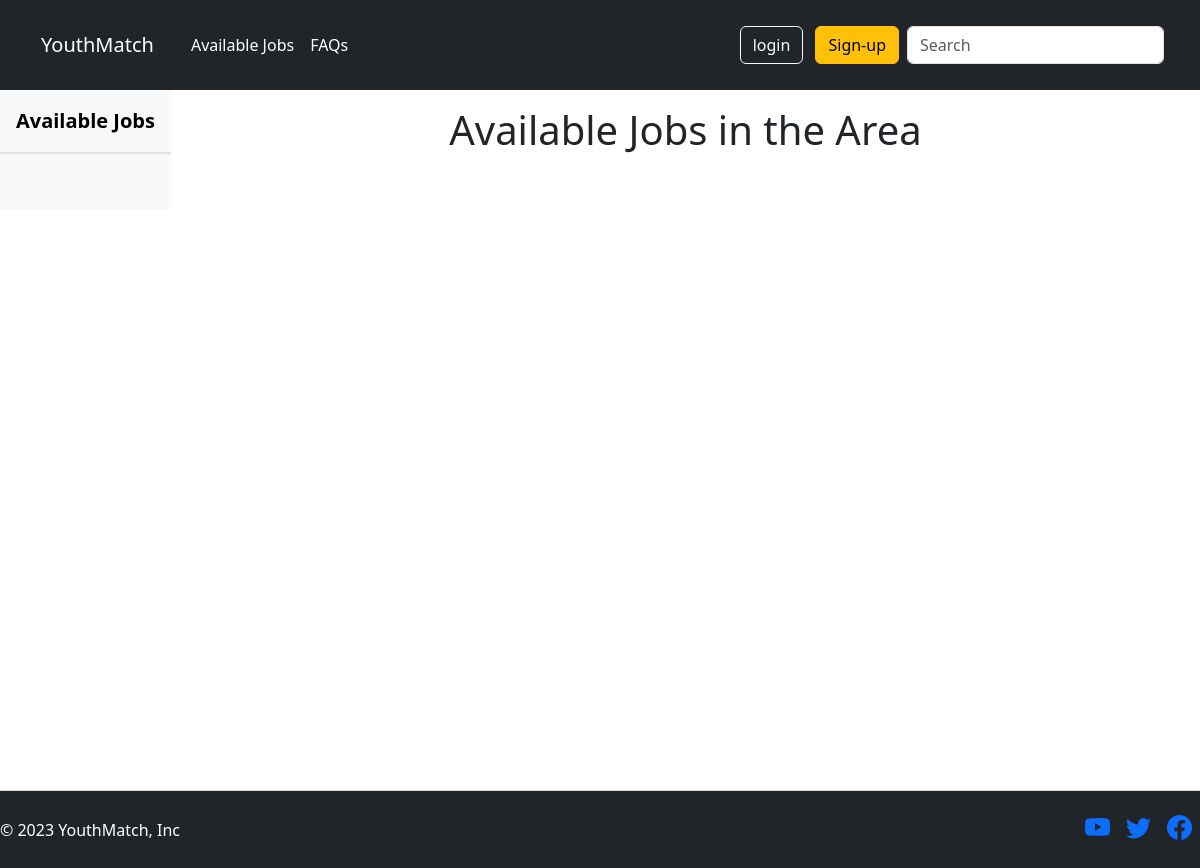
Before: /available with the older database file.
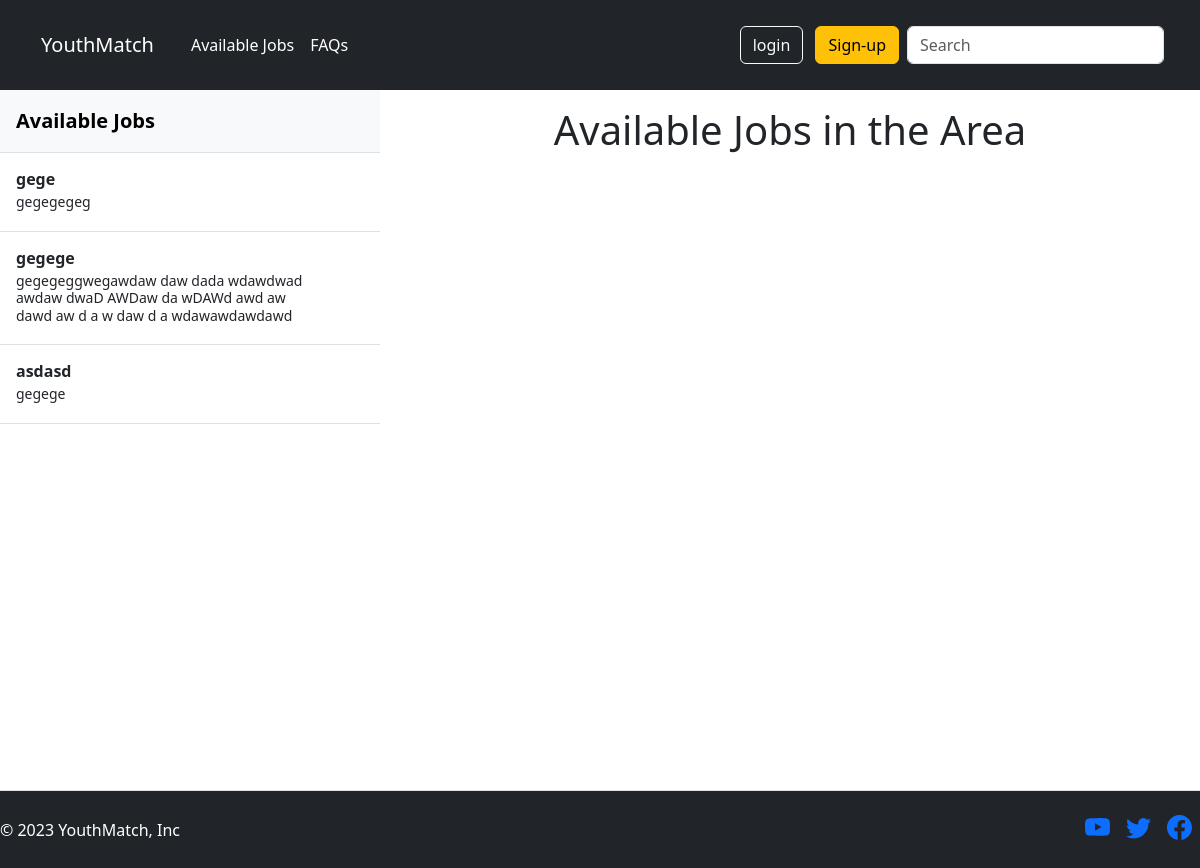
After: the same page with the newer database file.
### core/models.py (models this page shows, shortened)
class Job (models.Model):
    name = models.CharField(max_length=255, blank=False)
    description = models.TextField()
    position = models.CharField(max_length=255, blank=False)
    job_type = models.ManyToManyField(JobType, related_name='jobtype')
    address = models.CharField(max_length=255, blank=False)
    longitude = models.FloatField(blank=False)
    latitude = models.FloatField(blank=False)
    thumbnail = models.ImageField(upload_to='logo/', blank=False)
    contact_num = models.IntegerField(blank=False)
    available = models.BooleanField()
    email_add = models.EmailField()

### core/views.py (the view)
# urls.py: path('available', available, name='available'),
def available(request):
    my_map = folium.Map(location=[6.918658, 122.077802], zoom_start=14, control_scale=True, max_zoom=20, min_zoom=2, max_bounds=True)
    jobs = Job.objects.all()
    for job in jobs:
        lat = job.latitude
        lon = job.longitude
        job_name = job.name
        marker = folium.Marker(location=[lat, lon], popup=job_name)
        marker.add_to(my_map)
    context = {
        'map': my_map._repr_html_(),
        'jobs': jobs
    }
    return render(request, 'available-jobs.html', context)

### templates/available-jobs.html (shortened to what this page needs)
{% extends 'core/base.html' %}
{% load static %}
{% block content %}
  <main class="d-flex flex-nowrap me-auto">
  <div class="d-flex flex-column align-items-stretch flex-shrink-0 bg-body-tertiary" style=" max-width: 380px;">
    <a class="d-flex align-items-center flex-shrink-0 p-3 link-body-emphasis text-decoration-none border-bottom">
      <span class="fs-5 fw-semibold">Available Jobs</span>
    </a>
    <div class="scrollarea">
      <div class="list-group list-group-flush border-bottom">
        {% for job in jobs %}
        <a href="{% url 'job' job.name %}" class="list-group-item list-group-item-action py-3 lh-sm" aria-current="true">
        <div class="d-flex w-100 align-items-center justify-content-between">
          <strong class="mb-1">{{ job.name }}</strong>
        </div>
        <div class="col-10 mb-1 small">{{job.description}}</div>
      </a>
      {% endfor %}
      </div>
    </div>
  </div>
  <div class="col">
  <section class="mx-auto justify-content-center mb-2 mt-3" style=" max-width: 1000px;">
    <h1 style="text-align: center;" >Available Jobs in the Area</h1>
  </section>
  <div class="row flex-lg-row-reverse align-items-center g-5 py-5 mx-auto">
      </div>
    </div>
</main>
{% endblock %}

### core/templates/core/base.html (shortened to what this page needs)
<!doctype html>
<html lang="en">
  <head>
    <link href="https://cdn.jsdelivr.net/npm/bootstrap@5.3.0-alpha1/dist/css/bootstrap.min.css" rel="stylesheet">
    <link href="/static/css/header.css" rel="stylesheet">
    <link href="/static/css/main.css" rel="stylesheet">
</head>
  <body >
  <header class="p-3 text-bg-dark">
    <nav class="navbar navbar-expand-lg text-bg-dark rounded" aria-label="Eleventh navbar example">
      <div class="container-fluid">
        <a class="navbar-brand text-white btn btn-dark" href="{% url 'home' %}">YouthMatch</a>
        <div class="collapse navbar-collapse" id="navbarsExample09">
          <ul class="navbar-nav me-auto mb-2 mb-lg-0">
            <li class="nav-item">
              <a class="nav-link text-white btn btn-dark" href="{% url 'available' %}">Available Jobs</a>
            </li>
            <li class="nav-item">
              <a class="nav-link text-white btn btn-dark" href="{% url 'faq' %}">FAQs</a>
            </li>
          </ul>
          <div class="text-end">
          {% if user.is_authenticated %}
          <a href="{% url 'logout' %}" ><button type="button" class="btn btn-outline-light me-2">logout</button></a>
          {% else %}
          <a href="{% url 'login' %}"><button type="button" class="btn btn-outline-light me-2">login</button></a>
          <a href="{% url 'register' %}"><button type="button" class="btn btn-warning me-2">Sign-up</button></a>
          {% endif %}
        </div>
          <form role="search" class="me-2">
            <input class="form-control" type="search" placeholder="Search" aria-label="Search">
          </form>
        </div>
      </div>
    </nav>
  </header>
<main id="main" style="min-height: 700px;">
    {% block content %}
    {% endblock %}
</main>
    <footer class="d-flex flex-wrap justify-content-between align-items-center py-3 border-top" style="background: rgb(33,37,41);">
        <p class=" mb-0" style="color: white;">© 2023 YouthMatch, Inc</p>
        <a href="/" class=" d-flex align-items-center justify-content-center mb-3 mb-md-0 me-md-auto link-body-emphasis text-decoration-none">
        <svg class="bi me-2" width="40" height="32"><use xlink:href="#bootstrap"></use></svg>
        </a>
        <ul class="nav justify-content-end" style="color: white;">
        <li class="nav-item">
          <a href="#" class="nav-link px-2 btn btn-dark">
          </a>
        </li>
        <li class="nav-item">
          <a href="#" class="nav-link px-2 btn btn-dark">
          </a>
        </li>
        <li class="nav-item">
          <a href="#" class="nav-link px-2 btn btn-dark">
          </a>
        </li>
        </ul>
    </footer>
  </body>
</html>

### static/css/header.css (style rules this page uses)
.bi { vertical-align: -.125em; fill: currentColor; }

### templates/available-jobs.html (style rules this page uses)
.scrollarea { overflow-y: auto; max-height: 150vh; }

Changed rows visible on the page:
added Job: name "gege", description "gegegegeg"
added Job: name "gegege", description "gegegeggwegawdaw daw dada wdawdwad awdaw dwaD AWDaw da wDAWd awd aw dawd aw d a w daw d a wdawawdawdawd"
added Job: name "asdasd", description "gegege"
